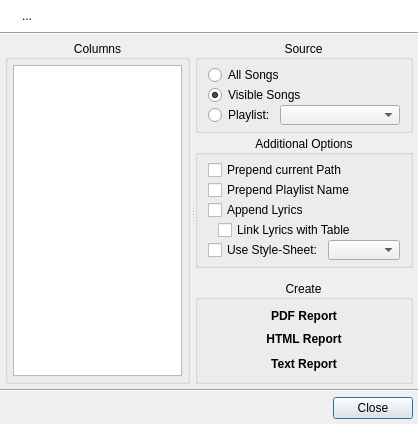
<?xml version="1.0" encoding="UTF-8"?>
<ui version="4.0">
 <class>QUReportDialog</class>
 <widget class="QDialog" name="QUReportDialog">
  <property name="geometry">
   <rect>
    <x>0</x>
    <y>0</y>
    <width>418</width>
    <height>424</height>
   </rect>
  </property>
  <property name="windowTitle">
   <string>New Report</string>
  </property>
  <property name="windowIcon">
   <iconset resource="../resources/uman.qrc">
    <normaloff>:/control/report.png</normaloff>:/control/report.png</iconset>
  </property>
  <layout class="QVBoxLayout" name="verticalLayout_6">
   <property name="spacing">
    <number>0</number>
   </property>
   <property name="margin">
    <number>0</number>
   </property>
   <item>
    <widget class="QFrame" name="frame">
     <property name="palette">
      <palette>
       <active>
        <colorrole role="Base">
         <brush brushstyle="SolidPattern">
          <color alpha="255">
           <red>255</red>
           <green>255</green>
           <blue>255</blue>
          </color>
         </brush>
        </colorrole>
        <colorrole role="Window">
         <brush brushstyle="SolidPattern">
          <color alpha="255">
           <red>255</red>
           <green>255</green>
           <blue>255</blue>
          </color>
         </brush>
        </colorrole>
       </active>
       <inactive>
        <colorrole role="Base">
         <brush brushstyle="SolidPattern">
          <color alpha="255">
           <red>255</red>
           <green>255</green>
           <blue>255</blue>
          </color>
         </brush>
        </colorrole>
        <colorrole role="Window">
         <brush brushstyle="SolidPattern">
          <color alpha="255">
           <red>255</red>
           <green>255</green>
           <blue>255</blue>
          </color>
         </brush>
        </colorrole>
       </inactive>
       <disabled>
        <colorrole role="Base">
         <brush brushstyle="SolidPattern">
          <color alpha="255">
           <red>255</red>
           <green>255</green>
           <blue>255</blue>
          </color>
         </brush>
        </colorrole>
        <colorrole role="Window">
         <brush brushstyle="SolidPattern">
          <color alpha="255">
           <red>255</red>
           <green>255</green>
           <blue>255</blue>
          </color>
         </brush>
        </colorrole>
       </disabled>
      </palette>
     </property>
     <property name="autoFillBackground">
      <bool>true</bool>
     </property>
     <property name="frameShadow">
      <enum>QFrame::Raised</enum>
     </property>
     <layout class="QHBoxLayout">
      <item>
       <widget class="QLabel" name="infoIconLbl">
        <property name="sizePolicy">
         <sizepolicy hsizetype="Fixed" vsizetype="Preferred">
          <horstretch>0</horstretch>
          <verstretch>0</verstretch>
         </sizepolicy>
        </property>
        <property name="text">
         <string/>
        </property>
        <property name="pixmap">
         <pixmap resource="../resources/uman.qrc">:/marks/information.png</pixmap>
        </property>
        <property name="alignment">
         <set>Qt::AlignLeading|Qt::AlignLeft|Qt::AlignTop</set>
        </property>
       </widget>
      </item>
      <item>
       <widget class="QLabel" name="infoTextLbl">
        <property name="sizePolicy">
         <sizepolicy hsizetype="Preferred" vsizetype="Preferred">
          <horstretch>0</horstretch>
          <verstretch>0</verstretch>
         </sizepolicy>
        </property>
        <property name="text">
         <string>...</string>
        </property>
        <property name="alignment">
         <set>Qt::AlignLeading|Qt::AlignLeft|Qt::AlignTop</set>
        </property>
        <property name="wordWrap">
         <bool>true</bool>
        </property>
       </widget>
      </item>
     </layout>
    </widget>
   </item>
   <item>
    <widget class="Line" name="line">
     <property name="orientation">
      <enum>Qt::Horizontal</enum>
     </property>
    </widget>
   </item>
   <item>
    <layout class="QVBoxLayout" name="verticalLayout_4">
     <property name="spacing">
      <number>0</number>
     </property>
     <property name="margin">
      <number>5</number>
     </property>
     <item>
      <widget class="QSplitter" name="splitter">
       <property name="orientation">
        <enum>Qt::Horizontal</enum>
       </property>
       <property name="handleWidth">
        <number>5</number>
       </property>
       <property name="childrenCollapsible">
        <bool>false</bool>
       </property>
       <widget class="QGroupBox" name="columnsGroup">
        <property name="sizePolicy">
         <sizepolicy hsizetype="Preferred" vsizetype="Expanding">
          <horstretch>0</horstretch>
          <verstretch>0</verstretch>
         </sizepolicy>
        </property>
        <property name="title">
         <string>Columns</string>
        </property>
        <property name="alignment">
         <set>Qt::AlignCenter</set>
        </property>
        <property name="flat">
         <bool>true</bool>
        </property>
        <layout class="QHBoxLayout" name="horizontalLayout_3">
         <property name="spacing">
          <number>0</number>
         </property>
         <property name="margin">
          <number>5</number>
         </property>
         <item>
          <widget class="QListWidget" name="reportList">
           <property name="dragEnabled">
            <bool>true</bool>
           </property>
           <property name="dragDropMode">
            <enum>QAbstractItemView::InternalMove</enum>
           </property>
           <property name="alternatingRowColors">
            <bool>true</bool>
           </property>
           <property name="selectionMode">
            <enum>QAbstractItemView::ExtendedSelection</enum>
           </property>
           <property name="selectionBehavior">
            <enum>QAbstractItemView::SelectRows</enum>
           </property>
           <property name="selectionRectVisible">
            <bool>true</bool>
           </property>
          </widget>
         </item>
        </layout>
       </widget>
       <widget class="QWidget" name="layoutWidget">
        <layout class="QVBoxLayout" name="verticalLayout_3">
         <property name="spacing">
          <number>2</number>
         </property>
         <item>
          <widget class="QGroupBox" name="sourceGroup">
           <property name="font">
            <font>
             <weight>50</weight>
             <bold>false</bold>
            </font>
           </property>
           <property name="title">
            <string>Source</string>
           </property>
           <property name="alignment">
            <set>Qt::AlignCenter</set>
           </property>
           <property name="flat">
            <bool>true</bool>
           </property>
           <layout class="QVBoxLayout" name="verticalLayout">
            <property name="spacing">
             <number>0</number>
            </property>
            <property name="leftMargin">
             <number>10</number>
            </property>
            <property name="topMargin">
             <number>5</number>
            </property>
            <property name="rightMargin">
             <number>10</number>
            </property>
            <property name="bottomMargin">
             <number>5</number>
            </property>
            <item>
             <widget class="QRadioButton" name="radioAllSongs">
              <property name="minimumSize">
               <size>
                <width>0</width>
                <height>20</height>
               </size>
              </property>
              <property name="text">
               <string>All Songs</string>
              </property>
              <property name="icon">
               <iconset resource="../resources/uman.qrc">
                <normaloff>:/control/database.png</normaloff>:/control/database.png</iconset>
              </property>
             </widget>
            </item>
            <item>
             <widget class="QRadioButton" name="radioVisibleSongs">
              <property name="minimumSize">
               <size>
                <width>0</width>
                <height>20</height>
               </size>
              </property>
              <property name="text">
               <string>Visible Songs</string>
              </property>
              <property name="icon">
               <iconset resource="../resources/uman.qrc">
                <normaloff>:/control/eye.png</normaloff>:/control/eye.png</iconset>
              </property>
              <property name="checked">
               <bool>true</bool>
              </property>
             </widget>
            </item>
            <item>
             <layout class="QHBoxLayout" name="horizontalLayout">
              <property name="spacing">
               <number>5</number>
              </property>
              <item>
               <widget class="QRadioButton" name="radioPlaylist">
                <property name="sizePolicy">
                 <sizepolicy hsizetype="Fixed" vsizetype="Fixed">
                  <horstretch>0</horstretch>
                  <verstretch>0</verstretch>
                 </sizepolicy>
                </property>
                <property name="minimumSize">
                 <size>
                  <width>0</width>
                  <height>20</height>
                 </size>
                </property>
                <property name="text">
                 <string>Playlist:</string>
                </property>
                <property name="icon">
                 <iconset resource="../resources/uman.qrc">
                  <normaloff>:/control/playlist.png</normaloff>:/control/playlist.png</iconset>
                </property>
               </widget>
              </item>
              <item>
               <widget class="QComboBox" name="playlistCombo">
                <property name="minimumSize">
                 <size>
                  <width>0</width>
                  <height>20</height>
                 </size>
                </property>
                <property name="duplicatesEnabled">
                 <bool>true</bool>
                </property>
               </widget>
              </item>
             </layout>
            </item>
           </layout>
          </widget>
         </item>
         <item>
          <widget class="QGroupBox" name="extraGroup">
           <property name="title">
            <string>Additional Options</string>
           </property>
           <property name="alignment">
            <set>Qt::AlignCenter</set>
           </property>
           <property name="flat">
            <bool>true</bool>
           </property>
           <layout class="QVBoxLayout" name="verticalLayout_2">
            <property name="spacing">
             <number>0</number>
            </property>
            <property name="leftMargin">
             <number>10</number>
            </property>
            <property name="topMargin">
             <number>5</number>
            </property>
            <property name="rightMargin">
             <number>10</number>
            </property>
            <property name="bottomMargin">
             <number>5</number>
            </property>
            <item>
             <widget class="QCheckBox" name="showBaseDirChk">
              <property name="minimumSize">
               <size>
                <width>0</width>
                <height>20</height>
               </size>
              </property>
              <property name="text">
               <string>Prepend current Path</string>
              </property>
             </widget>
            </item>
            <item>
             <widget class="QCheckBox" name="showPlaylistName">
              <property name="text">
               <string>Prepend Playlist Name</string>
              </property>
             </widget>
            </item>
            <item>
             <widget class="QCheckBox" name="appendLyricsChk">
              <property name="minimumSize">
               <size>
                <width>0</width>
                <height>20</height>
               </size>
              </property>
              <property name="text">
               <string>Append Lyrics</string>
              </property>
             </widget>
            </item>
            <item>
             <layout class="QHBoxLayout" name="horizontalLayout_4">
              <property name="spacing">
               <number>0</number>
              </property>
              <property name="leftMargin">
               <number>10</number>
              </property>
              <property name="topMargin">
               <number>0</number>
              </property>
              <item>
               <widget class="QCheckBox" name="linkLyricsChk">
                <property name="minimumSize">
                 <size>
                  <width>0</width>
                  <height>20</height>
                 </size>
                </property>
                <property name="toolTip">
                 <string>For HTML reports only.</string>
                </property>
                <property name="text">
                 <string>Link Lyrics with Table</string>
                </property>
               </widget>
              </item>
             </layout>
            </item>
            <item>
             <layout class="QHBoxLayout" name="horizontalLayout_2">
              <property name="spacing">
               <number>5</number>
              </property>
              <item>
               <widget class="QCheckBox" name="useStyleChk">
                <property name="sizePolicy">
                 <sizepolicy hsizetype="Fixed" vsizetype="Fixed">
                  <horstretch>0</horstretch>
                  <verstretch>0</verstretch>
                 </sizepolicy>
                </property>
                <property name="minimumSize">
                 <size>
                  <width>0</width>
                  <height>20</height>
                 </size>
                </property>
                <property name="toolTip">
                 <string>For HTML reports only.</string>
                </property>
                <property name="text">
                 <string>Use Style-Sheet:</string>
                </property>
               </widget>
              </item>
              <item>
               <widget class="QComboBox" name="styleCombo">
                <property name="minimumSize">
                 <size>
                  <width>0</width>
                  <height>20</height>
                 </size>
                </property>
               </widget>
              </item>
             </layout>
            </item>
           </layout>
          </widget>
         </item>
         <item>
          <spacer name="verticalSpacer">
           <property name="orientation">
            <enum>Qt::Vertical</enum>
           </property>
           <property name="sizeType">
            <enum>QSizePolicy::Expanding</enum>
           </property>
           <property name="sizeHint" stdset="0">
            <size>
             <width>20</width>
             <height>300</height>
            </size>
           </property>
          </spacer>
         </item>
         <item>
          <widget class="QGroupBox" name="createGroup">
           <property name="title">
            <string>Create</string>
           </property>
           <property name="alignment">
            <set>Qt::AlignCenter</set>
           </property>
           <property name="flat">
            <bool>true</bool>
           </property>
           <layout class="QVBoxLayout" name="verticalLayout_5">
            <property name="spacing">
             <number>0</number>
            </property>
            <property name="leftMargin">
             <number>10</number>
            </property>
            <property name="topMargin">
             <number>5</number>
            </property>
            <property name="rightMargin">
             <number>10</number>
            </property>
            <property name="bottomMargin">
             <number>5</number>
            </property>
            <item>
             <widget class="QToolButton" name="createPdfBtn">
              <property name="sizePolicy">
               <sizepolicy hsizetype="Preferred" vsizetype="Fixed">
                <horstretch>0</horstretch>
                <verstretch>0</verstretch>
               </sizepolicy>
              </property>
              <property name="font">
               <font>
                <pointsize>9</pointsize>
                <weight>75</weight>
                <bold>true</bold>
               </font>
              </property>
              <property name="text">
               <string>PDF Report</string>
              </property>
              <property name="icon">
               <iconset resource="../resources/uman.qrc">
                <normaloff>:/types/page_white_acrobat.png</normaloff>:/types/page_white_acrobat.png</iconset>
              </property>
              <property name="toolButtonStyle">
               <enum>Qt::ToolButtonTextBesideIcon</enum>
              </property>
              <property name="autoRaise">
               <bool>true</bool>
              </property>
             </widget>
            </item>
            <item>
             <widget class="QToolButton" name="createHtmlBtn">
              <property name="sizePolicy">
               <sizepolicy hsizetype="Preferred" vsizetype="Fixed">
                <horstretch>0</horstretch>
                <verstretch>0</verstretch>
               </sizepolicy>
              </property>
              <property name="minimumSize">
               <size>
                <width>0</width>
                <height>25</height>
               </size>
              </property>
              <property name="font">
               <font>
                <pointsize>9</pointsize>
                <weight>75</weight>
                <bold>true</bold>
               </font>
              </property>
              <property name="text">
               <string>HTML Report</string>
              </property>
              <property name="icon">
               <iconset resource="../resources/uman.qrc">
                <normaloff>:/types/page_code.png</normaloff>:/types/page_code.png</iconset>
              </property>
              <property name="toolButtonStyle">
               <enum>Qt::ToolButtonTextBesideIcon</enum>
              </property>
              <property name="autoRaise">
               <bool>true</bool>
              </property>
             </widget>
            </item>
            <item>
             <widget class="QToolButton" name="createPlainTextBtn">
              <property name="enabled">
               <bool>true</bool>
              </property>
              <property name="sizePolicy">
               <sizepolicy hsizetype="Preferred" vsizetype="Fixed">
                <horstretch>0</horstretch>
                <verstretch>0</verstretch>
               </sizepolicy>
              </property>
              <property name="minimumSize">
               <size>
                <width>0</width>
                <height>25</height>
               </size>
              </property>
              <property name="font">
               <font>
                <pointsize>9</pointsize>
                <weight>75</weight>
                <bold>true</bold>
               </font>
              </property>
              <property name="text">
               <string>Text Report</string>
              </property>
              <property name="icon">
               <iconset resource="../resources/uman.qrc">
                <normaloff>:/types/text_plain.png</normaloff>:/types/text_plain.png</iconset>
              </property>
              <property name="toolButtonStyle">
               <enum>Qt::ToolButtonTextBesideIcon</enum>
              </property>
              <property name="autoRaise">
               <bool>true</bool>
              </property>
             </widget>
            </item>
           </layout>
          </widget>
         </item>
        </layout>
       </widget>
      </widget>
     </item>
    </layout>
   </item>
   <item>
    <widget class="Line" name="line_2">
     <property name="orientation">
      <enum>Qt::Horizontal</enum>
     </property>
    </widget>
   </item>
   <item>
    <layout class="QHBoxLayout">
     <property name="spacing">
      <number>5</number>
     </property>
     <property name="topMargin">
      <number>5</number>
     </property>
     <property name="rightMargin">
      <number>5</number>
     </property>
     <property name="bottomMargin">
      <number>5</number>
     </property>
     <item>
      <spacer>
       <property name="orientation">
        <enum>Qt::Horizontal</enum>
       </property>
       <property name="sizeHint" stdset="0">
        <size>
         <width>191</width>
         <height>20</height>
        </size>
       </property>
      </spacer>
     </item>
     <item>
      <widget class="QPushButton" name="doneBtn">
       <property name="text">
        <string>Close</string>
       </property>
       <property name="icon">
        <iconset resource="../resources/uman.qrc">
         <normaloff>:/marks/accept.png</normaloff>:/marks/accept.png</iconset>
       </property>
      </widget>
     </item>
    </layout>
   </item>
  </layout>
 </widget>
 <resources>
  <include location="../resources/uman.qrc"/>
 </resources>
 <connections/>
</ui>
